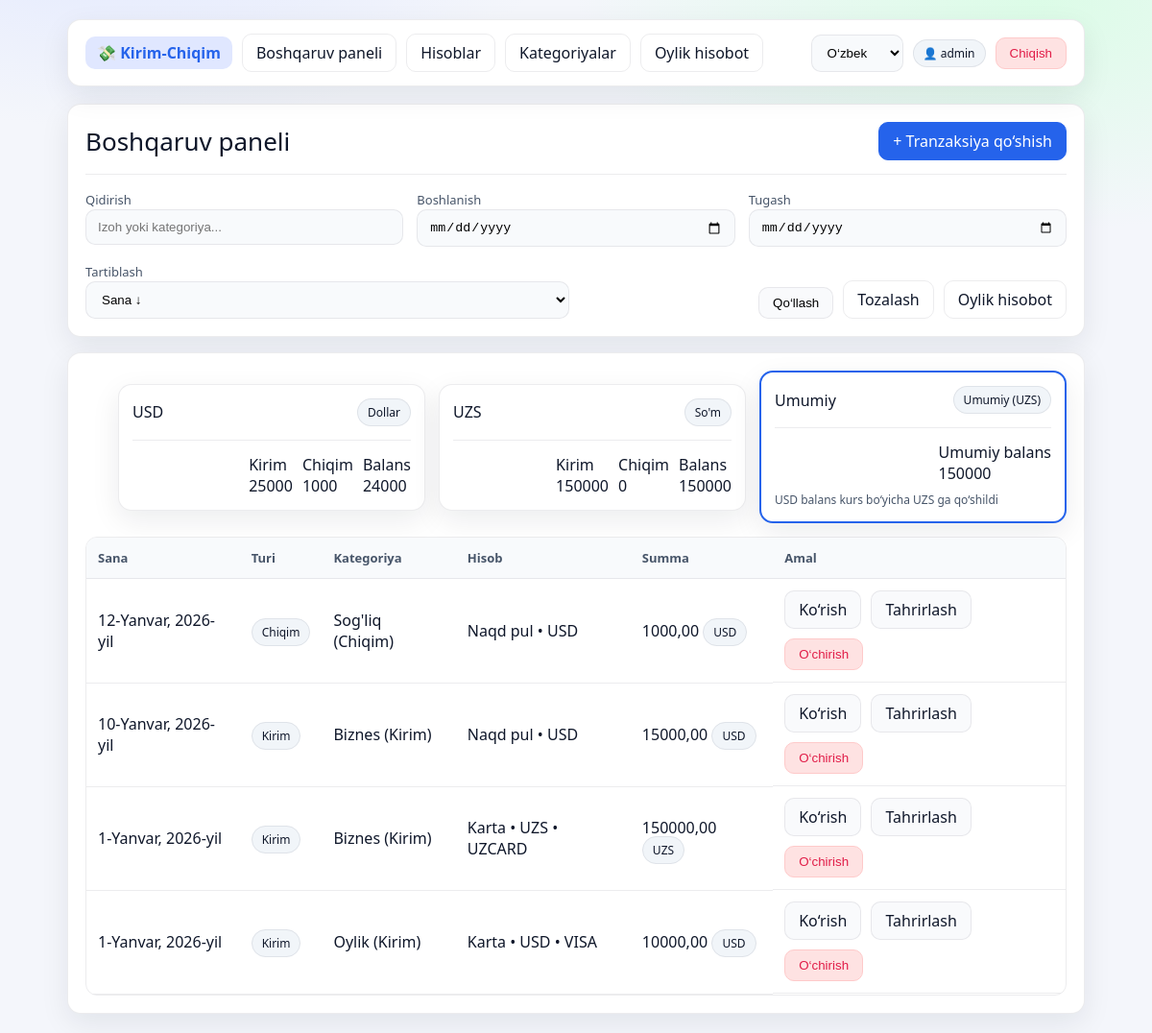
The page /uz/ (signed in) on the database as committed earlier.
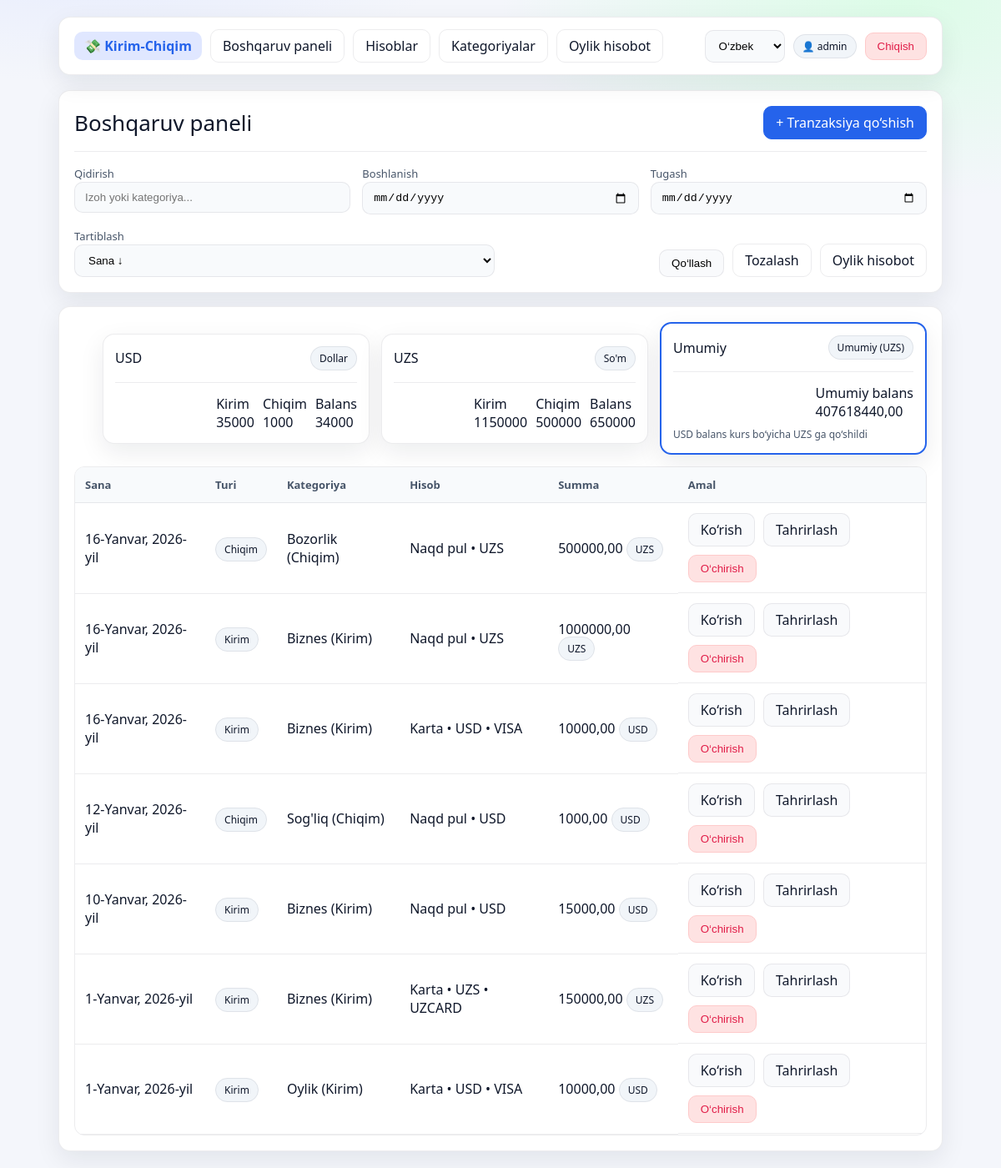
The same page on the database as committed later.
### finance/models.py (models this page shows, shortened)
class Transaction(models.Model):
    IN_ = "IN"
    EX_ = "EX"
    TRAN_TYPES = (
        (IN_, _("Kirim")),
        (EX_, _("Chiqim")),
    )
    user = models.ForeignKey(User, on_delete=models.CASCADE)
    type = models.CharField(max_length=3, choices=TRAN_TYPES)
    category = models.ForeignKey(Category, on_delete=models.CASCADE)
    account = models.ForeignKey(Account, on_delete=models.CASCADE)
    amount = models.DecimalField(max_digits=15, decimal_places=2)
    date = models.DateField()
    note = models.CharField(max_length=200, blank=True)
    currency = models.CharField(max_length=3, choices=Account.CURRENCY, blank=True, null=True)
    class Meta:
        ordering = ["-date", "-id"]

class Category(models.Model):
    IN_ = "IN"
    EX_ = "EX"
    CATEGORY_TYPES = (
        (IN_, _("Kirim")),
        (EX_, _("Chiqim")),
    )
    user = models.ForeignKey(User, on_delete=models.CASCADE)
    name = models.CharField(max_length=120)
    type = models.CharField(max_length=3, choices=CATEGORY_TYPES)
    def __str__(self):
        return f"{self.name} ({self.get_type_display()})"

class Account(models.Model):
    CASH = "CASH"
    CARD = "CARD"
    ACCOUNT_TYPES = (
        (CASH, _("Naqd pul")),
        (CARD, _("Karta")),
    )
    UZS = "UZS"
    USD = "USD"
    CURRENCY = (
        (UZS, _("So'm")),
        (USD, _("Dollar")),
    )
    UZCARD = "UZCARD"
    HUMO = "HUMO"
    VISA = "VISA"
    MC = "MC"
    CARD_KINDS = (
        (UZCARD, _("Uzcard")),
        (HUMO, _("Humo")),
        (VISA, _("Visa")),
        (MC, _("Mastercard")),
    )
    user = models.ForeignKey(User, on_delete=models.CASCADE, related_name="accounts")
    name = models.CharField(max_length=120)
    type = models.CharField(max_length=4, choices=ACCOUNT_TYPES)
    currency = models.CharField(max_length=3, choices=CURRENCY, blank=True, null=True)
    card_kind = models.CharField(max_length=10, choices=CARD_KINDS, blank=True, null=True)
    bank_name = models.CharField(max_length=80, blank=True, null=True)
    last4 = models.CharField(max_length=4, blank=True, null=True)
    def __str__(self):
        parts = [self.name or self.get_type_display()]
        if self.currency:
            parts.append(self.currency)
        if self.type == self.CARD and self.card_kind:
            parts.append(self.card_kind)
        return " • ".join(parts)

### finance/views.py (the view)
# urls.py: path('', dashboard, name="dashboard"),
@login_required
def dashboard(request):
    q = request.GET.get("q", "")
    order = request.GET.get("order", "-date")
    start = request.GET.get("start", "")
    end = request.GET.get("end", "")
    transactions = Transaction.objects.filter(user=request.user).select_related("account", "category")
    if q:
        transactions = transactions.filter(Q(note__icontains=q) | Q(category__name__icontains=q))
    if start:
        transactions = transactions.filter(date__gte=start)
    if end:
        transactions = transactions.filter(date__lte=end)
    transactions = transactions.order_by(order)
    income_uzs = _sum_amount(transactions.filter(type="IN", account__currency="UZS"))
    expense_uzs = _sum_amount(transactions.filter(type="EX", account__currency="UZS"))
    balance_uzs = income_uzs - expense_uzs
    income_usd = _sum_amount(transactions.filter(type="IN", account__currency="USD"))
    expense_usd = _sum_amount(transactions.filter(type="EX", account__currency="USD"))
    balance_usd = income_usd - expense_usd
    try:
        usd_to_uzs = convert(balance_usd, "USD", "UZS")
    except Exception:
        usd_to_uzs = 0   # agar kurs kiritilmagan bo‘lsa yiqilmasin
    total_balance_uzs = balance_uzs + usd_to_uzs
    return render(request, "dashboard.html", {
        "transactions": transactions,
        "income_usd": income_usd,
        "expense_usd": expense_usd,
        "balance_usd": balance_usd,
        "income_uzs": income_uzs,
        "expense_uzs": expense_uzs,
        "balance_uzs": balance_uzs,
        "total_balance_uzs": total_balance_uzs,
        "q": q,
        "order": order,
        "start": start,
        "end": end,
    })

### finance/services/exchange.py (called while the page is built)
def _q(d: Decimal) -> Decimal:
    return d.quantize(Decimal("0.01"), rounding=ROUND_HALF_UP)

def get_rate(base: str, quote: str, on_date=None) -> Decimal:
    if base == quote:
        return Decimal("1")
    if on_date is None:
        on_date = timezone.localdate()
    rate_obj = (
        ExchangeRate.objects
        .filter(base=base, quote=quote, date__lte=on_date)
        .first()
    )
    if not rate_obj:
        raise ValueError(f"Kurs topilmadi: {base}->{quote}")
    return rate_obj.rate

def convert(amount: Decimal, base: str, quote: str, on_date=None) -> Decimal:
    return _q(amount * get_rate(base, quote, on_date))

### finance/views.py (called while the page is built)
def _sum_amount(qs):
    return qs.aggregate(s=Coalesce(Sum("amount"), Decimal("0")))["s"]

### templates/dashboard.html (shortened to what this page needs)
{% extends "base.html" %}
{% load i18n %}
{% block content %}
<div class="grid">
  <div class="card">
    <div class="row" style="justify-content:space-between">
      <div>
        <div class="h1">{% trans "Boshqaruv paneli" %}</div>
      </div>
      <a class="btn primary" href="{% url 'finance:transaction_create' %}">
        + {% trans "Tranzaksiya qo‘shish" %}
      </a>
    </div>
    <div class="hr"></div>
    <form method="get" class="form-grid">
      <div class="col-4">
        <div class="field">
          <label>{% trans "Qidirish" %}</label>
          <input type="text" name="q" value="{{ q }}" placeholder="{% trans 'Izoh yoki kategoriya...' %}">
        </div>
      </div>
      <div class="col-4">
        <div class="field">
          <label>{% trans "Boshlanish" %}</label>
          <input type="date" name="start" value="{{ start }}">
        </div>
      </div>
      <div class="col-4">
        <div class="field">
          <label>{% trans "Tugash" %}</label>
          <input type="date" name="end" value="{{ end }}">
        </div>
      </div>
      <div class="col-6">
        <div class="field">
          <label>{% trans "Tartiblash" %}</label>
          <select name="order">
            <option value="-date" {% if order == "-date" %}selected{% endif %}>{% trans "Sana ↓" %}</option>
          </select>
        </div>
      </div>
      <div class="col-6">
        <div class="row" style="justify-content:flex-end; height:100%; align-items:flex-end">
          <button class="btn" type="submit">{% trans "Qo‘llash" %}</button>
          <a class="btn ghost" href="{% url 'finance:dashboard' %}">{% trans "Tozalash" %}</a>
          <a class="btn ghost" href="{% url 'finance:monthly_report' %}">{% trans "Oylik hisobot" %}</a>
        </div>
      </div>
    </form>
  </div>
  <div class="card">
    <div class="row" style="justify-content:flex-end; gap:14px; flex-wrap:wrap;">
      <div class="card" style="padding:14px; min-width:320px;">
        <div class="row" style="justify-content:space-between;">
          <div class="h1" style="font-size:16px;">USD</div>
          <span class="badge">{% trans "Dollar" %}</span>
        </div>
        <div class="hr"></div>
        <div class="row" style="justify-content:flex-end">
          <div class="kpi in">
            <div class="label">{% trans "Kirim" %}</div>
            <div class="value">{{ income_usd }}</div>
          </div>
          <div class="kpi ex">
            <div class="label">{% trans "Chiqim" %}</div>
            <div class="value">{{ expense_usd }}</div>
          </div>
          <div class="kpi bal">
            <div class="label">{% trans "Balans" %}</div>
            <div class="value">{{ balance_usd }}</div>
          </div>
        </div>
      </div>
      <div class="card" style="padding:14px; min-width:320px;">
        <div class="row" style="justify-content:space-between;">
          <div class="h1" style="font-size:16px;">UZS</div>
          <span class="badge">{% trans "So'm" %}</span>
        </div>
        <div class="hr"></div>
        <div class="row" style="justify-content:flex-end">
          <div class="kpi in">
            <div class="label">{% trans "Kirim" %}</div>
            <div class="value">{{ income_uzs }}</div>
          </div>
          <div class="kpi ex">
            <div class="label">{% trans "Chiqim" %}</div>
            <div class="value">{{ expense_uzs }}</div>
          </div>
          <div class="kpi bal">
            <div class="label">{% trans "Balans" %}</div>
            <div class="value">{{ balance_uzs }}</div>
          </div>
        </div>
      </div>
        <div class="card" style="padding:14px; min-width:320px; border:2px solid #2563eb;">
          <div class="row" style="justify-content:space-between;">
            <div class="h1" style="font-size:16px; margin:0;">{% trans "Umumiy" %}</div>
            <span class="badge">{% trans "Umumiy (UZS)" %}</span>
          </div>
          <div class="hr"></div>
          <div class="row" style="justify-content:flex-end">
            <div class="kpi bal">
              <div class="label">{% trans "Umumiy balans" %}</div>
              <div class="value">{{ total_balance_uzs }}</div>
            </div>
          </div>
          <div class="muted" style="margin-top:8px; font-size:12px;">
            {% trans "USD balans kurs bo‘yicha UZS ga qo‘shildi" %}
          </div>
        </div>
    <div class="table-wrap">
      <table>
        <tr>
          <th>{% trans "Sana" %}</th>
          <th>{% trans "Turi" %}</th>
          <th>{% trans "Kategoriya" %}</th>
          <th>{% trans "Hisob" %}</th>
          <th>{% trans "Summa" %}</th>
          <th>{% trans "Amal" %}</th>
        </tr>
        {% for t in transactions %}
        <tr>
          <td>{{ t.date }}</td>
          <td>
            {% if t.type == "IN" %}
              <span class="badge in">{% trans "Kirim" %}</span>
            {% else %}
              <span class="badge ex">{% trans "Chiqim" %}</span>
            {% endif %}
          </td>
          <td>{{ t.category }}</td>
          <td>{{ t.account }}</td>
          <td>
            {{ t.amount }}
            <span class="badge">{{ t.account.currency }}</span>
          </td>
          <td class="row">
            <a class="btn" href="{% url 'finance:transaction_detail' t.id %}">{% trans "Ko‘rish" %}</a>
            <a class="btn" href="{% url 'finance:transaction_update' t.id %}">{% trans "Tahrirlash" %}</a>
            <form method="post" action="{% url 'finance:transaction_delete' t.id %}">
              <button class="btn danger" type="submit">{% trans "O‘chirish" %}</button>
            </form>
          </td>
        </tr>
        {% empty %}
        <tr>
          <td colspan="6" class="muted">{% trans "Hali tranzaksiya yo‘q." %}</td>
        </tr>
        {% endfor %}
      </table>
    </div>
  </div>
</div>
{% endblock %}

### templates/base.html (shortened to what this page needs)
{% load static %}
{% load i18n %}
<!doctype html>
<html lang="{{ request.LANGUAGE_CODE|default:'uz' }}">
<head>
  <link rel="stylesheet" href="{% static 'css/style.css' %}">
</head>
<body>
<div class="container">
  <div class="nav">
    <div class="left">
      <div class="brand">💸 {% trans "Kirim-Chiqim" %}</div>
      <a class="btn ghost" href="{% url 'finance:dashboard' %}">{% trans "Boshqaruv paneli" %}</a>
      <a class="btn ghost" href="{% url 'finance:account_list' %}">{% trans "Hisoblar" %}</a>
      <a class="btn ghost" href="{% url 'finance:category_list' %}">{% trans "Kategoriyalar" %}</a>
      <a class="btn ghost" href="{% url 'finance:monthly_report' %}">{% trans "Oylik hisobot" %}</a>
    </div>
    <div class="right">
      <form class="lang-form" action="{% url 'set_language' %}" method="post">
        <select name="language" onchange="this.form.submit()">
          {% get_current_language as LANGUAGE_CODE %}
          {% get_available_languages as LANGUAGES %}
          {% for lang in LANGUAGES %}
            <option value="{{ lang.0 }}" {% if lang.0 == LANGUAGE_CODE %}selected{% endif %}>
              {{ lang.1 }}
            </option>
          {% endfor %}
        </select>
      </form>
      {% if user.is_authenticated %}
        <a class="badge" href="{% url 'users:profile' %}">👤 {{ user.username }}</a>
        <form method="post" action="{% url 'users:logout' %}">
          <button class="btn danger" type="submit">{% trans "Chiqish" %}</button>
        </form>
      {% else %}
        <a class="btn primary" href="{% url 'users:login' %}">{% trans "Kirish" %}</a>
        <a class="btn" href="{% url 'users:register' %}">{% trans "Ro‘yxatdan o‘tish" %}</a>
      {% endif %}
    </div>
  </div>
  {% block content %}{% endblock %}
</div>
</body>
</html>

### static/css/style.css (style rules this page uses)
:root { --bg:#f4f6fb; --card:#ffffff; --card2:#f9fafc; --text:#0f172a; --muted:#475569; --line:rgba(15,23,42,.08); --primary:#2563eb; --primary-soft:#e0e7ff; --danger:#e11d48; --success:#16a34a; --warning:#f59e0b; --shadow:0 10px 30px rgba(15,23,42,.08); --r:14px; }
* { box-sizing:border-box }
body { margin:0; font-family: ui-sans-serif, system-ui, -apple-system, Segoe UI, Roboto, Arial; background: radial-gradient(800px 400px at 10% -10%, #e0e7ff, transparent 60%), radial-gradient(800px 400px at 90% 0%, #dcfce7, transparent 60%), var(--bg); color:var(--text); }
a { text-decoration:none;color:inherit }
.container { max-width:1100px; margin:0 auto; padding:20px; }
.nav { display:flex; justify-content:space-between; align-items:center; padding:14px 18px; background:var(--card); border:1px solid var(--line); border-radius:var(--r); box-shadow:var(--shadow); position:sticky; top:15px; z-index:10; }
.nav .left,.nav .right { display:flex; gap:10px; align-items:center; flex-wrap:wrap; }
.brand { font-weight:900; padding:6px 12px; border-radius:10px; background:var(--primary-soft); color:var(--primary); }
.btn { padding:8px 14px; border-radius:10px; border:1px solid var(--line); background:var(--card2); cursor:pointer; transition:.15s; }
.btn.primary { background:var(--primary); color:white; border-color:var(--primary); }
.btn.danger { background:#fee2e2; color:var(--danger); border-color:#fecaca; }
.btn.ghost { background:transparent; }
.grid { display:grid; gap:16px; margin-top:18px; grid-template-columns:repeat(12,1fr); }
.card { grid-column:span 12; background:var(--card); border:1px solid var(--line); border-radius:var(--r); box-shadow:var(--shadow); padding:18px; }
.h1 { font-size:26px;margin:0 }
.muted { color:var(--muted) }
.row { display:flex;gap:10px;align-items:center;flex-wrap:wrap }
.hr { height:1px;background:var(--line);margin:14px 0 }
.table-wrap { overflow:auto; border-radius:12px; border:1px solid var(--line); }
table { width:100%; border-collapse:collapse; min-width:700px; }
th,td { padding:12px; border-bottom:1px solid var(--line); }
th { background:#f8fafc; font-size:13px; color:var(--muted); text-align:left; }
input,select,textarea { width:100%; padding:10px 12px; border-radius:10px; border:1px solid var(--line); background:#f8fafc; outline:none; }
label { font-size:13px;color:var(--muted) }
.badge { padding:5px 10px; border-radius:999px; font-size:12px; background:#f1f5f9; border:1px solid var(--line); }
.form-grid { display:grid; grid-template-columns:repeat(12, 1fr); gap:14px; }
.col-4 { grid-column: span 4; }
.col-6 { grid-column: span 6; }

Rows that differ between the two databases and show on the page:
added Transaction: date "16-Yanvar, 2026-yil", category "Bozorlik (Chiqim)", account "Naqd pul • UZS", amount "500000,00", account.currency "UZS"
added Transaction: date "16-Yanvar, 2026-yil", category "Biznes (Kirim)", account "Naqd pul • UZS", amount "1000000,00", account.currency "UZS"
added Transaction: date "16-Yanvar, 2026-yil", category "Biznes (Kirim)", account "Karta • USD • VISA", amount "10000,00", account.currency "USD"
Other text that changed with them:
{{ income_usd }}: "25000" → "35000"
{{ balance_usd }}: "24000" → "34000"
{{ income_uzs }}: "150000" → "1150000"
{{ expense_uzs }}: "0" → "500000"
{{ balance_uzs }}: "150000" → "650000"
{{ total_balance_uzs }}: "150000" → "407618440,00"
